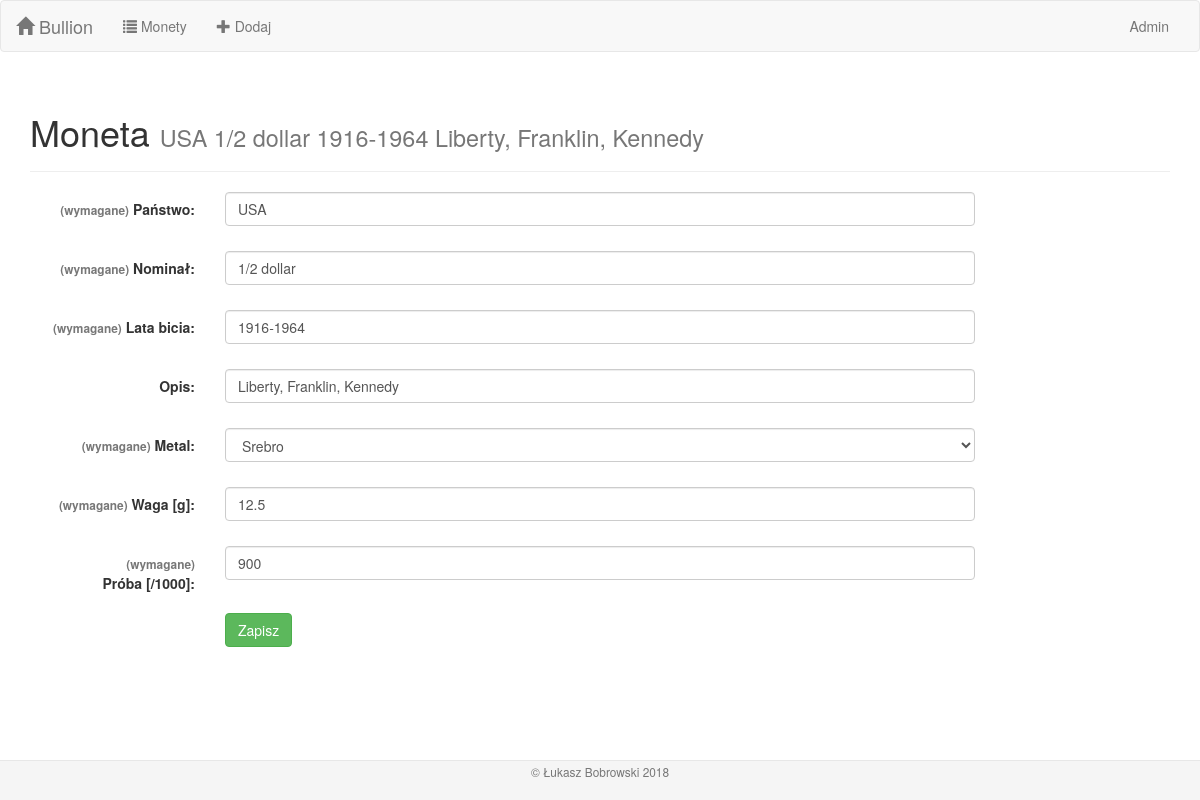
The page /coins/16/edit on the database as committed earlier.
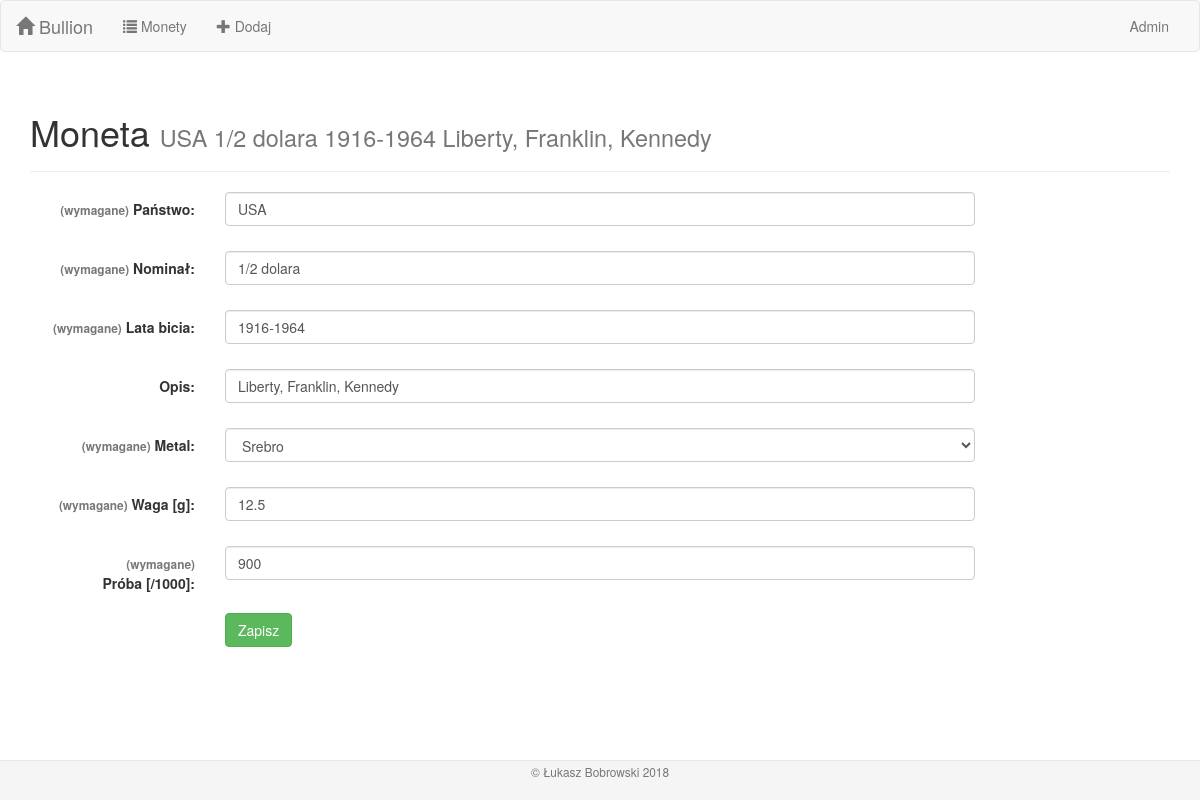
The same page on the database as committed later.
### bullion/models.py (models this page shows, shortened)
class Coin(models.Model):
    country = models.CharField(max_length=100, verbose_name='państwo')
    face_value = models.CharField(max_length=100, verbose_name='nominał')
    mint_years = models.CharField(max_length=100, verbose_name='lata bicia')
    description = models.CharField(max_length=200, blank=True, default='', verbose_name='opis')
    metal = models.ForeignKey(Metal, on_delete=models.CASCADE, verbose_name='metal')
    weight = models.FloatField(validators=[MinValueValidator(0.01)], verbose_name='waga [g]')
    fineness = models.IntegerField(validators=[MinValueValidator(10), MaxValueValidator(1000)],
                                   verbose_name='próba [/1000]')
    class Meta:
        verbose_name = 'Moneta'
        verbose_name_plural = 'Monety'
    def inline_text(self):
        fields = [self.country, self.face_value, self.mint_years, self.description]
        return ' '.join(str(f) for f in fields)

### bullion/views.py (the view)
# urls.py: path('coins/<int:pk>/edit', views.CoinUpdateView.as_view(), name='coin_update'),
class CoinUpdateView(UpdateView):
    model = models.Coin
    form_class = forms.CoinModelForm

### bullion/forms.py
class CoinModelForm(BootstrapModelForm):
    class Meta:
        model = models.Coin
        fields = '__all__'

### bullion/models.py (called while the page is built)
    def __str__(self):
        return self.name

### bullion/templates/bullion/coin_form.html (shortened to what this page needs)
{% extends 'bullion/base.html' %}
{% block content %}
{% load l10n %}
<div class="container">
    <div class="page-header">
        {% if coin.pk %}
            <h1>Moneta <small>{{ coin.inline_text }}</small></h1>
        {% else %}
            <h1>Nowa Moneta</h1>
        {% endif %}
    </div>
    <form class="form-horizontal" action="" method="post" enctype="multipart/form-data">
        {% for field in form %}
            <div class="form-group {% if field.errors %}has-error{% endif %}">
                <label class="control-label col-sm-2">
                    {% if field.field.required %}<span class="font-weight-normal small text-muted">(wymagane)</span>{% endif %}
                    {{ field.label_tag }}
                </label>
                <div class="col-sm-8">
                    {{ field }}
                </div>
            </div>
        {% endfor %}
        <div class="form-group">
            <div class="col-sm-offset-2 col-sm-8">
                <button type="submit" class="btn btn-success">Zapisz</button>
            </div>
        </div>
    </form>
</div>
{% endblock %}

Rows that differ between the two databases and show on the page:
changed Coin "USA": inline_text "USA 1/2 dollar 1916-1964 Liberty, Franklin, Kennedy" → "USA 1/2 dolara 1916-1964 Liberty, Franklin, Kennedy"; face_value "1/2 dollar" → "1/2 dolara"
